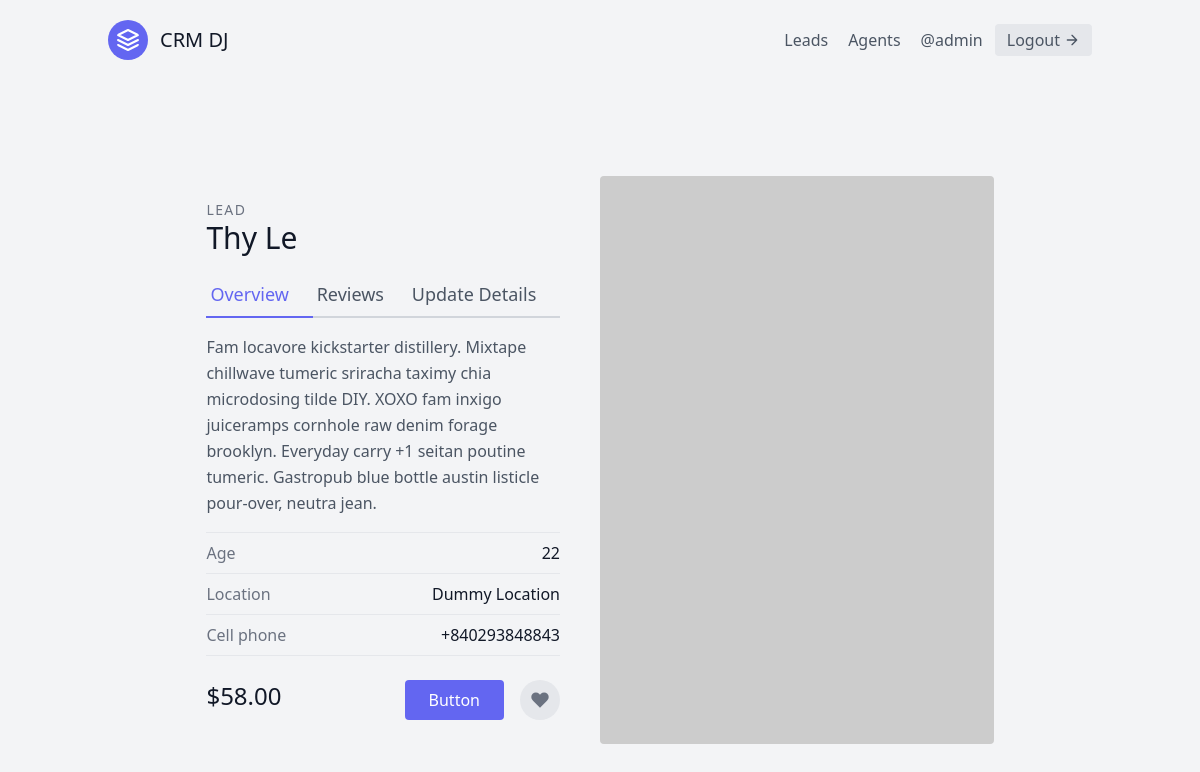
The page /leads/2/ (signed in) on the database as committed earlier.
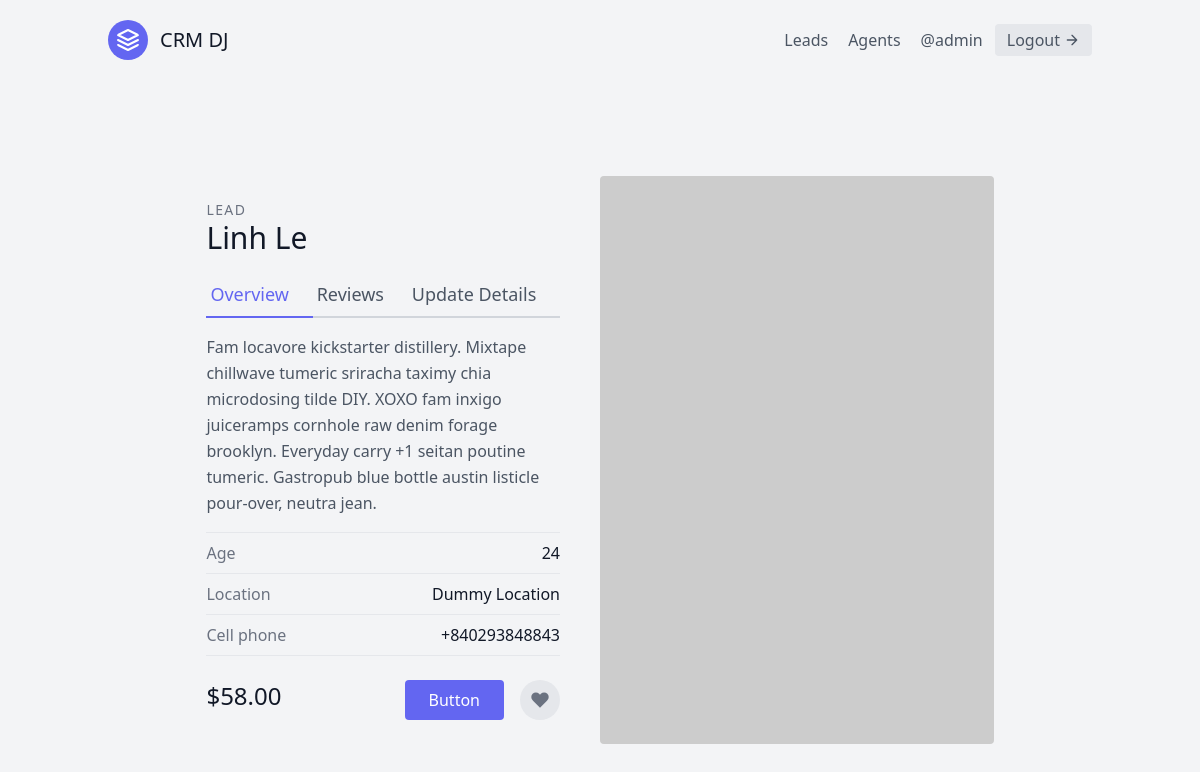
The same page on the database as committed later.
### leads/models.py (models this page shows, shortened)
class Lead(models.Model):
    first_name = models.CharField(max_length=20)
    last_name = models.CharField(max_length=20)
    age = models.IntegerField(default=0)
    agent = models.ForeignKey("Agent", on_delete=models.CASCADE)

### leads/views.py (the view)
# urls.py: path('<int:pk>/', LeadDetailView.as_view(), name="lead-detail"),
class LeadDetailView(LoginRequiredMixin, generic.DetailView):
    template_name = "leads/lead_detail.html"
    queryset = Lead.objects.all()
    context_object_name = "lead"

### leads/templates/leads/lead_detail.html
{% extends 'base.html' %}
{% block content %}
<section class="text-gray-600 body-font overflow-hidden">
    <div class="container px-5 py-24 mx-auto">
        <div class="lg:w-4/5 mx-auto flex flex-wrap">
            <div class="lg:w-1/2 w-full lg:pr-10 lg:py-6 mb-6 lg:mb-0">
                <h2 class="text-sm title-font text-gray-500 tracking-widest">LEAD</h2>
                <h1 class="text-gray-900 text-3xl title-font font-medium mb-4">
                    {{lead.first_name}} {{lead.last_name}}
                </h1>
                <div class="flex mb-4">
                    <a href="{% url 'leads:detail' lead.pk %}" class="flex-grow text-indigo-500 border-b-2 border-indigo-500 py-2 text-lg px-1">
                        Overview
                    </a>
                    <a class="flex-grow border-b-2 border-gray-300 py-2 text-lg px-1">
                        Reviews
                    </a>
                    <a href="{% url 'leads:update' lead.pk %}" class="flex-grow border-b-2 border-gray-300 py-2 text-lg px-1">
                        Update Details
                    </a>
                </div>
                <p class="leading-relaxed mb-4">Fam locavore kickstarter distillery. Mixtape chillwave tumeric sriracha
                    taximy chia microdosing tilde DIY. XOXO fam inxigo juiceramps cornhole raw denim forage brooklyn.
                    Everyday carry +1 seitan poutine tumeric. Gastropub blue bottle austin listicle pour-over, neutra
                    jean.</p>
                <div class="flex border-t border-gray-200 py-2">
                    <span class="text-gray-500">Age</span>
                    <span class="ml-auto text-gray-900">{{lead.age}}</span>
                </div>
                <div class="flex border-t border-gray-200 py-2">
                    <span class="text-gray-500">Location</span>
                    <span class="ml-auto text-gray-900">Dummy Location</span>
                </div>
                <div class="flex border-t border-b mb-6 border-gray-200 py-2">
                    <span class="text-gray-500">Cell phone</span>
                    <span class="ml-auto text-gray-900">+840293848843</span>
                </div>
                <div class="flex">
                    <span class="title-font font-medium text-2xl text-gray-900">$58.00</span>
                    <button
                        class="flex ml-auto text-white bg-indigo-500 border-0 py-2 px-6 focus:outline-none hover:bg-indigo-600 rounded">Button</button>
                    <button
                        class="rounded-full w-10 h-10 bg-gray-200 p-0 border-0 inline-flex items-center justify-center text-gray-500 ml-4">
                        <svg fill="currentColor" stroke-linecap="round" stroke-linejoin="round" stroke-width="2"
                            class="w-5 h-5" viewBox="0 0 24 24">
                            <path
                                d="M20.84 4.61a5.5 5.5 0 00-7.78 0L12 5.67l-1.06-1.06a5.5 5.5 0 00-7.78 7.78l1.06 1.06L12 21.23l7.78-7.78 1.06-1.06a5.5 5.5 0 000-7.78z">
                            </path>
                        </svg>
                    </button>
                </div>
            </div>
            <img alt="ecommerce" class="lg:w-1/2 w-full lg:h-auto h-64 object-cover object-center rounded"
                src="https://dummyimage.com/400x400">
        </div>
    </div>
</section>
{% endblock content %}

Rows that differ between the two databases and show on the page:
changed Lead "Le": first_name "Thy" → "Linh"; age "22" → "24"
